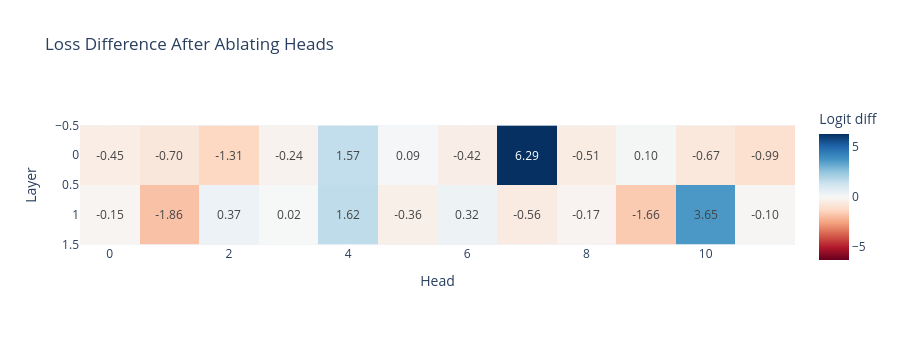

Notebook code for this chart:
### Code cell
imshow(
    ablation_scores,
    labels={"x": "Head", "y": "Layer", "color": "Logit diff"},
    title="Loss Difference After Ablating Heads",
    text_auto=".2f",
    width=900,
    height=350,
)

### Figure 1 — Plotly figure (JSON) as saved in the notebook; plotly's stock layout.template omitted (floating-point values rounded to 4 significant figures)
{"data": [{"coloraxis": "coloraxis", "hovertemplate": "Head: %{x}<br>Layer: %{y}<br>Logit diff: %{z}<extra></extra>", "name": "0", "texttemplate": "%{z:.2f}", "type": "heatmap", "xaxis": "x", "yaxis": "y", "z": [[-0.4524, -0.6973, -1.308, -0.2381, 1.566, 0.0858, -0.4152, 6.293, -0.5122, 0.1023, -0.6739, -0.9929], [-0.1481, -1.858, 0.3722, 0.0193, 1.625, -0.3647, 0.324, -0.5567, -0.1682, -1.665, 3.65, -0.1011]]}], "layout": {"coloraxis": {"cmid": 0, "colorbar": {"title": {"text": "Logit diff"}}, "colorscale": [[0, "rgb(103,0,31)"], [0.1, "rgb(178,24,43)"], [0.2, "rgb(214,96,77)"], [0.3, "rgb(244,165,130)"], [0.4, "rgb(253,219,199)"], [0.5, "rgb(247,247,247)"], [0.6, "rgb(209,229,240)"], [0.7, "rgb(146,197,222)"], [0.8, "rgb(67,147,195)"], [0.9, "rgb(33,102,172)"], [1, "rgb(5,48,97)"]]}, "height": 350, "title": {"text": "Loss Difference After Ablating Heads"}, "width": 900, "xaxis": {"anchor": "y", "constrain": "domain", "domain": [0, 1], "scaleanchor": "y", "title": {"text": "Head"}}, "yaxis": {"anchor": "x", "autorange": "reversed", "constrain": "domain", "domain": [0, 1], "title": {"text": "Layer"}}}}
